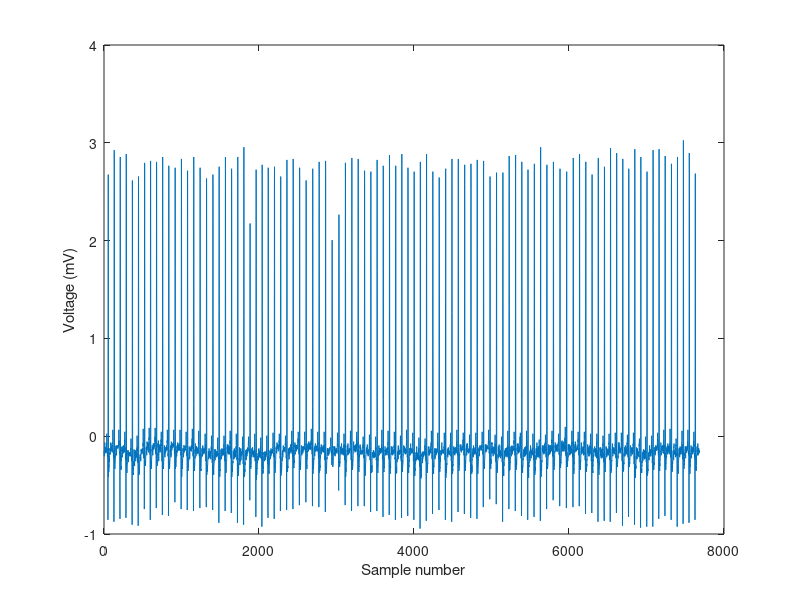
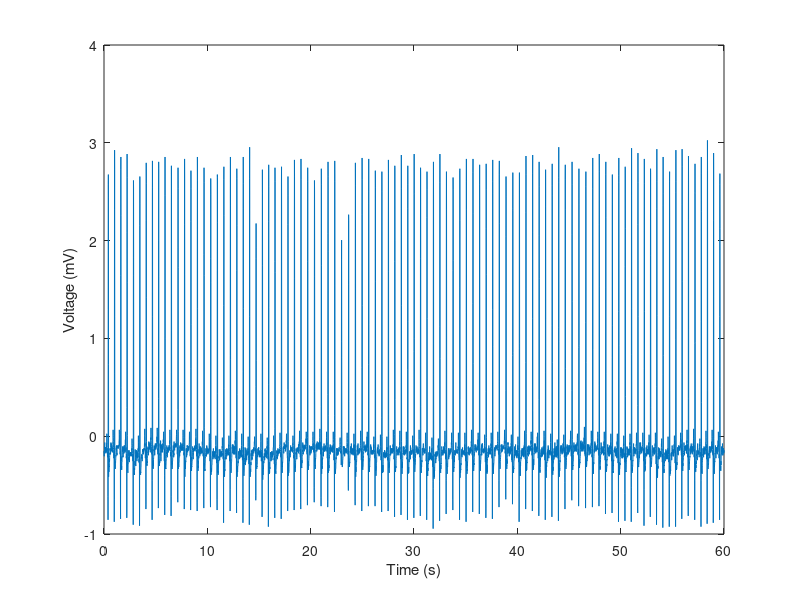

MATLAB code to generate these figures, in order: (Note: this script raises an error after producing the figures.)
% load temperatures

%{
figure(100);
plot(BlueHills(:,1),BlueHills(:,2),'b-');
xlabel('Time (years AD)');
ylabel('Temperature (degrees C)')
legend('Blue Hills');

remainders = BlueHills(:,1)-fix(BlueHills(:,1));
july_indexes = find(abs(remainders-0.5) < 0.0001);
july_indexes(1:10) % the index values
BlueHills(july_indexes(1:10),2) % the temperatures at those index values
figure(100);
hold on
plot(BlueHills(july_indexes,1),BlueHills(july_indexes,2),'bo'); 

july_temps = BlueHills(july_indexes,2);
figure(101);
[xbh,ybh]=cumhist(july_temps);
plot(xbh,ybh,'b-');
axis([10 40 0 100]);
xlabel('Mean temperature in July (C)');
ylabel('Fraction of years');


all_t = BlueHills(:,1);  
first_t = all_t(1);
% inds = find(all_t == first_t + 1/12);
% figure;
% plot(abs(all_t-(first_t+1/12)),'-o');
% xlabel('Sample index number');
% ylabel('Difference from the first time point + 1/12')

inds = find( abs(all_t-(first_t+1/12))< 0.0001);
BlueHills(1,2);
BlueHills(inds,2);
x = []; % start with an empty matrix
y = [];
for i=1:length(all_t)
    target_time = all_t(i) + 1/12;
    inds = find( abs(all_t-(target_time))< 0.0001);
    if length(inds)>0, % if we have a match (because we might not)
        x(end+1) = BlueHills(i,2);
        y(end+1) = BlueHills(inds,2);
    end;
end;
R = corrcoef(x,y);
R(1,2)
%

lags = [-1:1/12:1]; % look over an entire year in 1 month steps
tolerance = 0.0001;
alpha = 0.05;
[R,S]=correlogram(BlueHills(:,1),BlueHills(:,2),BlueHills(:,1),BlueHills(:,2),...
lags,tolerance,alpha);
figure;
plot(lags,R);
hold on;
plot(lags,-S,'--');
plot(lags,S,'--');
xlabel('Time lag (years)');
ylabel('Correlation coefficient');
title('Correlogram: Blue Hills Reservation');

figure(100);
hold on;
plot(McMurdo(:,1),McMurdo(:,2),'r-');
legend('Blue Hills','Blue Hills July','McMurdo');
[R2,S2]=correlogram(BlueHills(:,1),BlueHills(:,2),McMurdo(:,1),McMurdo(:,2),...
lags,tolerance,alpha);
figure;
plot(lags,R2);
hold on;
plot(lags,-S2,'--');
plot(lags,S2,'--');
xlabel('Time lag (years)');
ylabel('Correlation coefficient');
title('Correlogram: Blue Hills * McMurdo');
%}

%
ecg = load('normalecg.txt');
figure;
plot(ecg)
xlabel('Sample number');
ylabel('Voltage (mV)');

SR = 128;
t = 0:1/SR:(length(ecg)-1)/SR;

figure(102);
plot(t,ecg)
xlabel('Time (s)');
ylabel('Voltage (mV)');

threshold = 2;
spike_samples = threshold_crossings(ecg, threshold); 
figure(102);
hold on;
plot(t(spike_samples),ecg(spike_samples),'bo');

avg_heart_rate = 60 * length(spike_samples)/(t(end)-t(1));
text(40,3,['Rate = ' num2str(avg_heart_rate,2)]);

spike_times = t(spike_samples);
spike_diffs = spike_times(2:end) - spike_times(1:end-1); % beat-by-beat time diffs
spike_instantaneous_rates = 1./spike_diffs;
figure;
plot(spike_times(2:end),60*spike_instantaneous_rates);
ylabel('Instantaneous heart rate');
xlabel('Time(s)');
%}
